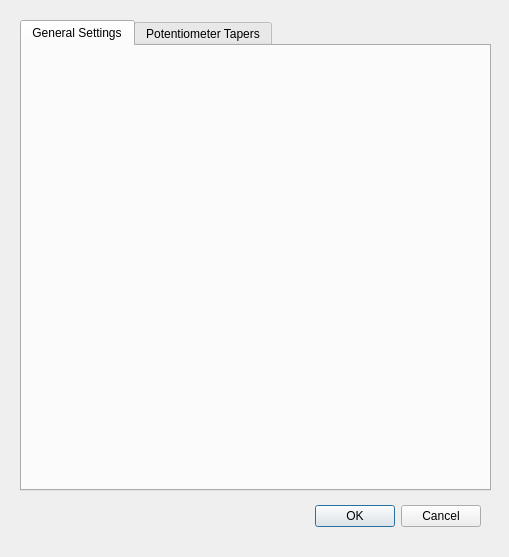
<?xml version="1.0" encoding="UTF-8"?>
<ui version="4.0">
 <class>SettingsDialog</class>
 <widget class="QDialog" name="SettingsDialog">
  <property name="geometry">
   <rect>
    <x>0</x>
    <y>0</y>
    <width>509</width>
    <height>557</height>
   </rect>
  </property>
  <property name="windowTitle">
   <string>Dialog</string>
  </property>
  <widget class="QDialogButtonBox" name="buttonBox">
   <property name="geometry">
    <rect>
     <x>140</x>
     <y>500</y>
     <width>341</width>
     <height>32</height>
    </rect>
   </property>
   <property name="orientation">
    <enum>Qt::Horizontal</enum>
   </property>
   <property name="standardButtons">
    <set>QDialogButtonBox::Cancel|QDialogButtonBox::Ok</set>
   </property>
  </widget>
  <widget class="QTabWidget" name="tabWidget">
   <property name="geometry">
    <rect>
     <x>20</x>
     <y>20</y>
     <width>471</width>
     <height>471</height>
    </rect>
   </property>
   <property name="currentIndex">
    <number>0</number>
   </property>
   <widget class="QWidget" name="tab1">
    <attribute name="title">
     <string>General Settings</string>
    </attribute>
   </widget>
   <widget class="QWidget" name="tab2">
    <attribute name="title">
     <string>Potentiometer Tapers</string>
    </attribute>
    <widget class="QWidget" name="">
     <property name="geometry">
      <rect>
       <x>10</x>
       <y>10</y>
       <width>441</width>
       <height>421</height>
      </rect>
     </property>
     <layout class="QVBoxLayout" name="verticalLayout_2">
      <item>
       <layout class="QHBoxLayout" name="horizontalLayout_5">
        <item>
         <widget class="QLabel" name="label_4">
          <property name="text">
           <string>Log Algorithm:</string>
          </property>
         </widget>
        </item>
        <item>
         <spacer name="horizontalSpacer">
          <property name="orientation">
           <enum>Qt::Horizontal</enum>
          </property>
          <property name="sizeHint" stdset="0">
           <size>
            <width>40</width>
            <height>20</height>
           </size>
          </property>
         </spacer>
        </item>
        <item>
         <widget class="QComboBox" name="algorithm">
          <property name="minimumSize">
           <size>
            <width>100</width>
            <height>0</height>
           </size>
          </property>
          <property name="maximumSize">
           <size>
            <width>120</width>
            <height>16777215</height>
           </size>
          </property>
         </widget>
        </item>
       </layout>
      </item>
      <item>
       <widget class="QGroupBox" name="groupBox">
        <property name="sizePolicy">
         <sizepolicy hsizetype="Expanding" vsizetype="Fixed">
          <horstretch>0</horstretch>
          <verstretch>0</verstretch>
         </sizepolicy>
        </property>
        <property name="minimumSize">
         <size>
          <width>0</width>
          <height>120</height>
         </size>
        </property>
        <property name="maximumSize">
         <size>
          <width>16777215</width>
          <height>140</height>
         </size>
        </property>
        <property name="title">
         <string>Midpoint Attenuation Factor</string>
        </property>
        <widget class="QWidget" name="">
         <property name="geometry">
          <rect>
           <x>10</x>
           <y>10</y>
           <width>421</width>
           <height>101</height>
          </rect>
         </property>
         <layout class="QVBoxLayout" name="verticalLayout">
          <item>
           <spacer name="verticalSpacer">
            <property name="orientation">
             <enum>Qt::Vertical</enum>
            </property>
            <property name="sizeType">
             <enum>QSizePolicy::Fixed</enum>
            </property>
            <property name="sizeHint" stdset="0">
             <size>
              <width>20</width>
              <height>10</height>
             </size>
            </property>
           </spacer>
          </item>
          <item>
           <layout class="QHBoxLayout" name="horizontalLayout">
            <item>
             <widget class="QLabel" name="label">
              <property name="text">
               <string>&lt;span style=&quot;color: #bf2828&quot;&gt;Log Taper&lt;/span&gt;</string>
              </property>
              <property name="textFormat">
               <enum>Qt::AutoText</enum>
              </property>
             </widget>
            </item>
            <item>
             <widget class="QDoubleSpinBox" name="logFactor">
              <property name="maximumSize">
               <size>
                <width>80</width>
                <height>16777215</height>
               </size>
              </property>
              <property name="maximum">
               <double>1.000000000000000</double>
              </property>
              <property name="singleStep">
               <double>0.010000000000000</double>
              </property>
             </widget>
            </item>
           </layout>
          </item>
          <item>
           <layout class="QHBoxLayout" name="horizontalLayout_2">
            <item>
             <widget class="QLabel" name="label_2">
              <property name="text">
               <string>&lt;span style=&quot;color: #28bf28&quot;&gt;Log A Taper&lt;/span&gt;</string>
              </property>
             </widget>
            </item>
            <item>
             <widget class="QDoubleSpinBox" name="logAFactor">
              <property name="maximumSize">
               <size>
                <width>80</width>
                <height>16777215</height>
               </size>
              </property>
              <property name="maximum">
               <double>1.000000000000000</double>
              </property>
              <property name="singleStep">
               <double>0.010000000000000</double>
              </property>
             </widget>
            </item>
           </layout>
          </item>
          <item>
           <layout class="QHBoxLayout" name="horizontalLayout_3">
            <item>
             <widget class="QLabel" name="label_3">
              <property name="text">
               <string>&lt;span style=&quot;color: #2828bf&quot;&gt;Reverse Log Taper&lt;/span&gt;</string>
              </property>
             </widget>
            </item>
            <item>
             <widget class="QDoubleSpinBox" name="rLogFactor">
              <property name="maximumSize">
               <size>
                <width>80</width>
                <height>16777215</height>
               </size>
              </property>
              <property name="maximum">
               <double>1.000000000000000</double>
              </property>
              <property name="singleStep">
               <double>0.010000000000000</double>
              </property>
             </widget>
            </item>
           </layout>
          </item>
         </layout>
        </widget>
       </widget>
      </item>
      <item>
       <layout class="QHBoxLayout" name="horizontalLayout_4">
        <item>
         <widget class="QGraphicsView" name="potentiometerResponse">
          <property name="maximumSize">
           <size>
            <width>280</width>
            <height>280</height>
           </size>
          </property>
         </widget>
        </item>
       </layout>
      </item>
     </layout>
    </widget>
   </widget>
  </widget>
 </widget>
 <resources/>
 <connections>
  <connection>
   <sender>buttonBox</sender>
   <signal>accepted()</signal>
   <receiver>SettingsDialog</receiver>
   <slot>accept()</slot>
   <hints>
    <hint type="sourcelabel">
     <x>248</x>
     <y>254</y>
    </hint>
    <hint type="destinationlabel">
     <x>157</x>
     <y>274</y>
    </hint>
   </hints>
  </connection>
  <connection>
   <sender>buttonBox</sender>
   <signal>rejected()</signal>
   <receiver>SettingsDialog</receiver>
   <slot>reject()</slot>
   <hints>
    <hint type="sourcelabel">
     <x>316</x>
     <y>260</y>
    </hint>
    <hint type="destinationlabel">
     <x>286</x>
     <y>274</y>
    </hint>
   </hints>
  </connection>
 </connections>
</ui>
